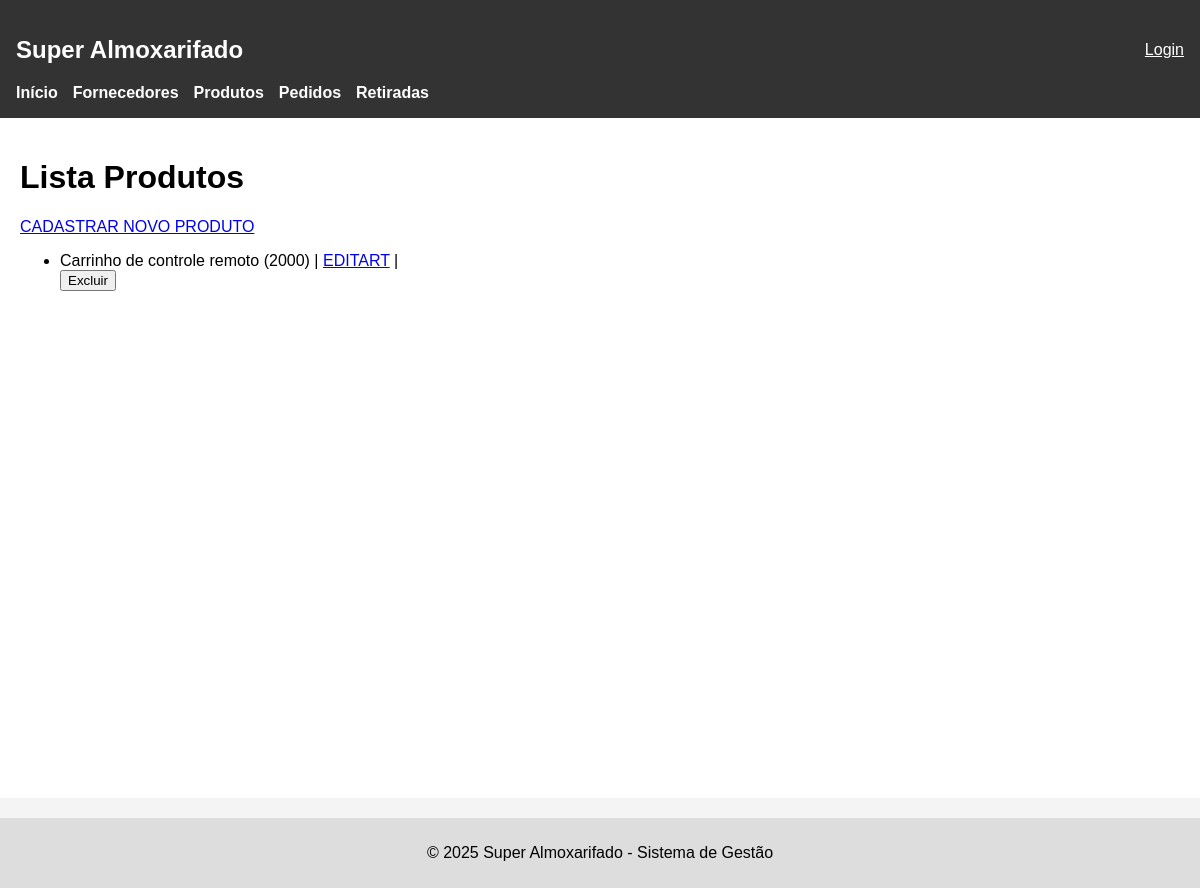
Page /produtos/ on the earlier database version.
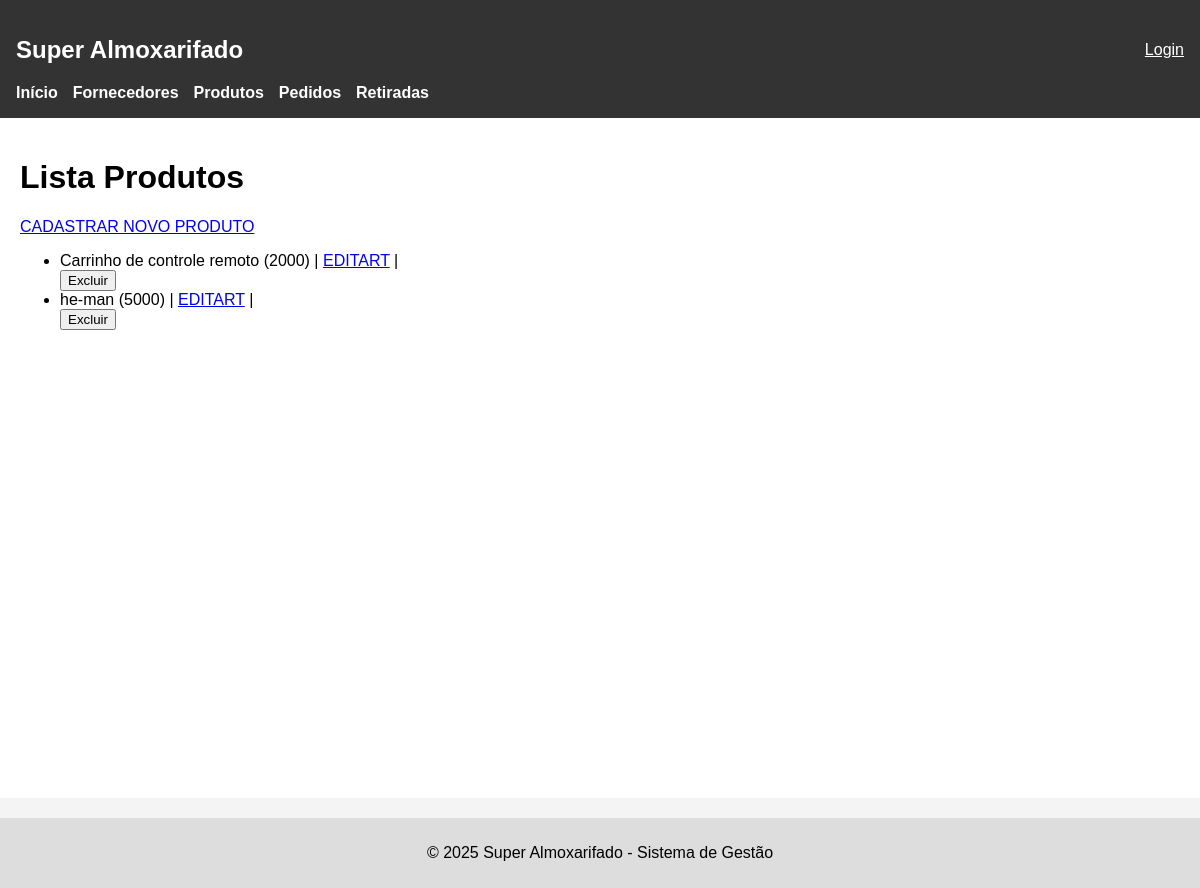
Same page on the later database version.
### apps/produtos/models.py (models this page shows, shortened)
class Produto(models.Model):
    nome = models.CharField(max_length=255)
    descricao = models.TextField(blank=True, null=True)
    categoria = models.ForeignKey(Categoria, on_delete=models.SET_NULL, null=True, blank=True)
    fornecedor = models.ForeignKey(Fornecedor, on_delete=models.CASCADE)
    quantidade_em_estoque = models.PositiveIntegerField(default=0)
    preco_unitario = models.DecimalField(max_digits=10, decimal_places=2)
    data_de_entrada = models.DateTimeField(auto_now_add=True)
    ultima_atualizacao = models.DateTimeField(auto_now=True)

### apps/produtos/views.py (the view)
# urls.py: path('', views.lista_produtos, name='lista_produtos'),
def lista_produtos(request):
    produtos = Produto.objects.all()
    context = {'produtos': produtos}
    return render(request, 'produtos/lista.html', context)

### apps/produtos/templates/produtos/lista.html (shortened to what this page needs)
{% extends 'base.html' %}
{% block conteudo %}
<h1>Lista Produtos</h1>
<a href="{% url 'cadastrar_produto' %}">CADASTRAR NOVO PRODUTO</a>
<ul>
    {% for produto in produtos %}
        <li>
            {{ produto.nome }} ({{ produto.quantidade_em_estoque | lower }}) |
            <a href="{% url 'editar_produto' produto.id %}">EDITART</a> |
            <form action= "{% url 'excluir_produto' produto.id %}" method="POST">
                <button type="submit">Excluir</button>
            </form>
        </li>
    {% endfor %}
</ul>
{% endblock %}

### templates/base.html (shortened to what this page needs)
<!DOCTYPE html>
<html lang="pt-br">
<head>
</head>
<body>
    <header>
        <div style="display: flex; justify-content: space-between; align-items: center;">
            <h2>Super Almoxarifado</h2>
            {% if user.is_authenticated %}
                <span>Olá, {{ user.username }} | <a href="#" style="color: #aaa;">Sair</a></span>
            {% else %}
                <a href="#" style="color: white;">Login</a>
            {% endif %}
        </div>
        <nav>
            <ul>
                <li><a href="{% url 'home' %}">Início</a></li>
                <li><a href="{% url 'lista_fornecedores' %}">Fornecedores</a></li>
                <li><a href=" {% url 'lista_produtos' %}">Produtos</a></li>
                <li><a href=" {% url 'lista_pedidos' %}">Pedidos</a></li>
                <li><a href="{% url 'lista_retiradas' %}">Retiradas</a></li>
            </ul>
        </nav>
    </header>
    <main>
        {% block conteudo %}
        {% endblock %}
    </main>
    <footer>
        <p>&copy; 2025 Super Almoxarifado - Sistema de Gestão</p>
    </footer>
</body>
</html>

### templates/base.html (style rules this page uses)
body { font-family: sans-serif; margin: 0; padding: 0; background-color: #f4f4f4; }
header { background-color: #333; color: #fff; padding: 1rem; }
nav ul { list-style: none; padding: 0; margin: 0; display: flex; gap: 15px; }
nav a { color: #fff; text-decoration: none; font-weight: bold; }
main { padding: 20px; max-width: 1200px; margin: 0 auto; background: white; min-height: 80vh; }
footer { text-align: center; padding: 10px; background-color: #ddd; margin-top: 20px; }

Differences in the rows shown:
added Produto: nome "he-man", quantidade_em_estoque "5000"
